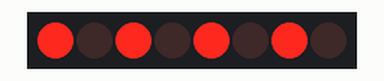
This sketch was run on a simulated Arduino Uno, built with avr-gcc and run on an emulated ATmega328P. Shown: 8 shift-register outputs drawn as a row of LEDs (first output left, lit = HIGH). Wiring (inferred from the names in the program): shift register (74HC595): data pin 12; shift clock pin 9; latch pin 11. Wiring (inferred from the signals the program sends): row of LEDs: on Q0, Q1, Q2, Q3, Q4, Q5, Q6, Q7.

Above: at 0.12 s.
At 2.37 s:
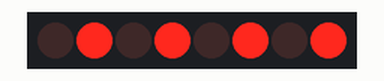
Timing chart, 0 to 3.0 s (numbered marks = the images above):
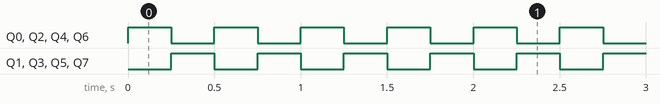

Measured:
- by itself, Q0–7: alternates HIGH for 0.25 s and LOW for 0.25 s

The sketch:

Serial_to_Parallel_Shift_Register__74HC595_.ino
```cpp
int lachpin=11;
int clockpin=9;
int datapin=12;
int dl=250;

byte LEDs=0b10101010;
byte LED2s=0b01010101;

void setup() {
  // put your setup code here, to run once:
Serial.begin(9600);
pinMode(lachpin, OUTPUT);
pinMode(datapin, OUTPUT);
pinMode(clockpin, OUTPUT);
}

void loop() {
  // put your main code here, to run repeatedly:
digitalWrite(lachpin, LOW);
shiftOut(datapin,clockpin,LSBFIRST,LEDs);
digitalWrite(lachpin, HIGH);
delay(dl);
digitalWrite(lachpin, LOW);
shiftOut(datapin,clockpin,LSBFIRST,LED2s);
digitalWrite(lachpin, HIGH);
delay(dl);
}
```
